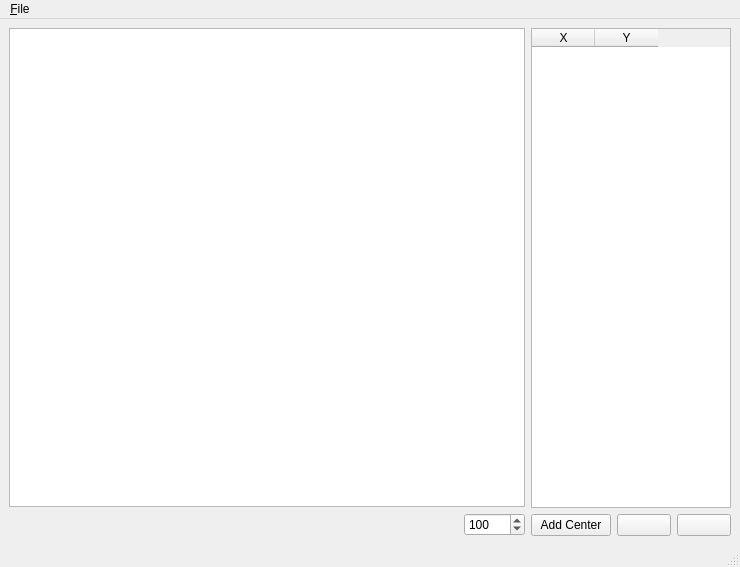
<?xml version="1.0" encoding="UTF-8"?>
<ui version="4.0">
 <class>MainWindow</class>
 <widget class="QMainWindow" name="MainWindow">
  <property name="geometry">
   <rect>
    <x>0</x>
    <y>0</y>
    <width>740</width>
    <height>567</height>
   </rect>
  </property>
  <property name="windowTitle">
   <string>Control Point Setter</string>
  </property>
  <widget class="QWidget" name="centralwidget">
   <layout class="QHBoxLayout" name="horizontalLayout_4">
    <item>
     <layout class="QVBoxLayout" name="verticalLayout">
      <item>
       <widget class="QGraphicsView" name="graphicsView">
        <property name="mouseTracking">
         <bool>false</bool>
        </property>
       </widget>
      </item>
      <item>
       <layout class="QHBoxLayout" name="horizontalLayout_2">
        <item>
         <spacer name="horizontalSpacer">
          <property name="orientation">
           <enum>Qt::Horizontal</enum>
          </property>
          <property name="sizeHint" stdset="0">
           <size>
            <width>40</width>
            <height>20</height>
           </size>
          </property>
         </spacer>
        </item>
        <item>
         <widget class="QSpinBox" name="zoomlevel">
          <property name="minimum">
           <number>1</number>
          </property>
          <property name="maximum">
           <number>10000</number>
          </property>
          <property name="value">
           <number>100</number>
          </property>
         </widget>
        </item>
       </layout>
      </item>
     </layout>
    </item>
    <item>
     <layout class="QVBoxLayout" name="verticalLayout_2">
      <item>
       <widget class="QTableWidget" name="table">
        <property name="sizePolicy">
         <sizepolicy hsizetype="Fixed" vsizetype="Expanding">
          <horstretch>0</horstretch>
          <verstretch>0</verstretch>
         </sizepolicy>
        </property>
        <property name="minimumSize">
         <size>
          <width>200</width>
          <height>0</height>
         </size>
        </property>
        <property name="maximumSize">
         <size>
          <width>200</width>
          <height>16777215</height>
         </size>
        </property>
        <attribute name="horizontalHeaderDefaultSectionSize">
         <number>63</number>
        </attribute>
        <column>
         <property name="text">
          <string notr="true">X</string>
         </property>
        </column>
        <column>
         <property name="text">
          <string notr="true">Y</string>
         </property>
        </column>
       </widget>
      </item>
      <item>
       <layout class="QHBoxLayout" name="horizontalLayout_3">
        <item>
         <widget class="QPushButton" name="button_addcenter">
          <property name="toolTip">
           <string>Add graphic center as control point</string>
          </property>
          <property name="text">
           <string>Add Center</string>
          </property>
         </widget>
        </item>
        <item>
         <widget class="QPushButton" name="button_add">
          <property name="toolTip">
           <string>Add new control point</string>
          </property>
          <property name="text">
           <string/>
          </property>
          <property name="icon">
           <iconset>
            <normaloff>res/add.png</normaloff>res/add.png</iconset>
          </property>
         </widget>
        </item>
        <item>
         <widget class="QPushButton" name="button_del">
          <property name="toolTip">
           <string>Remove control point</string>
          </property>
          <property name="text">
           <string/>
          </property>
          <property name="icon">
           <iconset>
            <normaloff>res/remove.png</normaloff>res/remove.png</iconset>
          </property>
         </widget>
        </item>
       </layout>
      </item>
     </layout>
    </item>
   </layout>
  </widget>
  <widget class="QMenuBar" name="menubar">
   <property name="geometry">
    <rect>
     <x>0</x>
     <y>0</y>
     <width>740</width>
     <height>21</height>
    </rect>
   </property>
   <widget class="QMenu" name="menuFile">
    <property name="title">
     <string>&amp;File</string>
    </property>
    <addaction name="action_Open"/>
    <addaction name="action_Save"/>
    <addaction name="separator"/>
    <addaction name="action_Quit"/>
   </widget>
   <addaction name="menuFile"/>
  </widget>
  <widget class="QStatusBar" name="statusbar"/>
  <action name="action_Open">
   <property name="text">
    <string>&amp;Open</string>
   </property>
   <property name="shortcut">
    <string>Ctrl+O</string>
   </property>
  </action>
  <action name="action_Save">
   <property name="text">
    <string>&amp;Save</string>
   </property>
   <property name="shortcut">
    <string>Ctrl+S</string>
   </property>
  </action>
  <action name="action_Quit">
   <property name="text">
    <string>&amp;Quit</string>
   </property>
   <property name="shortcut">
    <string>Ctrl+Q</string>
   </property>
  </action>
 </widget>
 <resources/>
 <connections/>
</ui>
